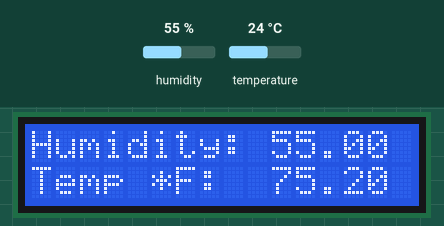
A sketch run on a simulated SparkFun Pro Micro, built with avr-gcc and run on an emulated ATmega32U4. Shown: 16×2 character LCD. Inputs (shaded band) come from the test bench; at power-on: humidity 55 %, temperature 24 °C.

Above: at 2.7 s.
2.8 s: humidity set to 22 %
At 5.1 s:
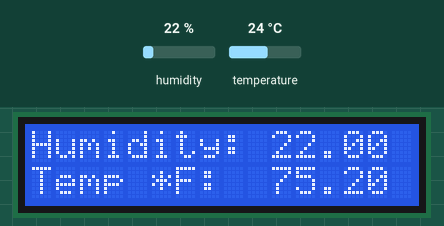
5.8 s: temperature set to 12 °C
At 7.5 s:
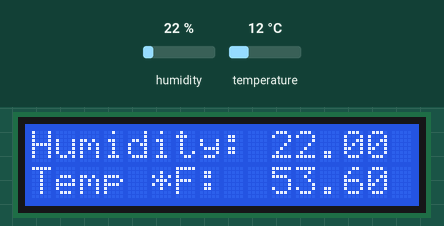
8.8 s: humidity set to 40 %
At 11.2 s:
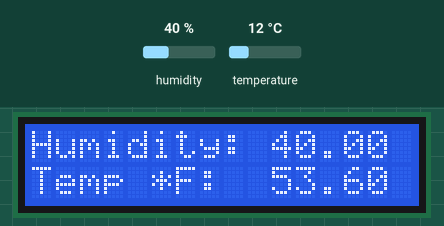
11.8 s: temperature set to 19 °C
At 13.6 s:
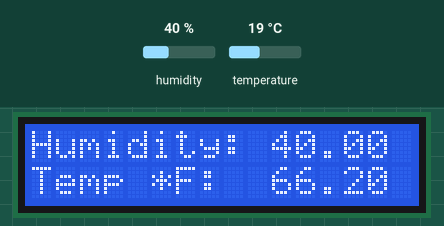
Timing chart, 0 to 15.1 s (numbered marks = the images above; inputs shaded):
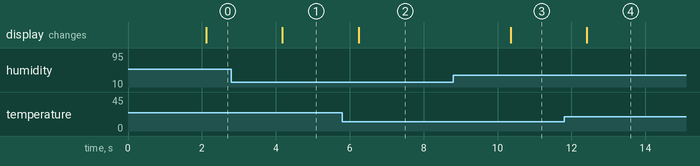

The sketch:

NolanTempSensor.ino
```cpp
// This is developed for Nolan as a project to setup a monitor for his reptil cage


// **** Prerequisites ****
//
// Adafruit sensor library -> https://github.com/adafruit/Adafruit_Sensor
// Adafruit DHT sensor library -> https://github.com/adafruit/DHT-sensor-library
// Liquid Crystal library -> https://bitbucket.org/fmalpartida/new-liquidcrystal/downloads
//
// **** Connections ****
// * GND from Arduino to GND on display
// * GND from Arduino to GND on temp sensor
// * 5V from Arduino to 5V on display
// * 5V from Arduino to 5V on temp sensor
// * 5V from Arduino to resistor ( 10K ohm )
// * resistor to data pin on temp sensor
// * p9 from Arduino to data pin on temp sensor
// * p2 from Arduino to SDA on display
// * p3 from the Ardunio to SCL on display

// power is via the micro-usb port on the ardunio. any USB power will work

// wiring info for the sensor https://learn.adafruit.com/dht/connecting-to-a-dhtxx-sensor
// wiring info for the arduino https://learn.sparkfun.com/tutorials/pro-micro--fio-v3-hookup-guide/hardware-overview-pro-micro


#include <Wire.h>
#include <LCD.h>
#include <LiquidCrystal_I2C.h>
#include "DHT.h"
#define DHTPIN 9     // what digital pin we're connected to

#define DHTTYPE DHT11   // DHT 22  (AM2302), AM2321

DHT dht(DHTPIN, DHTTYPE);
LiquidCrystal_I2C  lcd(0x3F,2,1,0,4,5,6,7); // you need to get the i2c address with i2c scanner

void setup() {
  // uncomment this for troubleshooting
  //Serial.begin(9600);

  dht.begin();

  lcd.setBacklightPin( 3, POSITIVE );
  //lcd.setBacklight(LOW);
  lcd.begin( 16,2 );
  lcd.clear();

}

void loop() {
  // The DHT11 sensor is a bit slow and can only read new temps every
  // 2 seconds. so don't loop faster than that. There is no reason too
  delay(2000);

  // read the temp and humidify
  float h = dht.readHumidity();
  //float t = dht.readTemperature();      // read temp in C
  float t = dht.readTemperature(true);  // read temp in F

  // Check if any reads failed and exit early (to try again).
  if (isnan(h) || isnan(t)) {
    lcd.clear();
    lcd.setCursor(0,0);
    lcd.print("  It blew up!");
    lcd.setCursor(0,1);
    lcd.print("Can't see sensor");

    return;
  }

  // Heat index
  // float hic = dht.computeHeatIndex(f, h);      // heat index in F
  // float hic = dht.computeHeatIndex(t, h, false);  // heat index in C

  lcd.clear();
  lcd.setCursor(0,0);
  lcd.print("Humidity: ");
  lcd.setCursor(10,0);
  lcd.print(h,2);

  lcd.setCursor(0,1);
  lcd.print("Temp *F: ");
  lcd.setCursor(10,1);
  lcd.print(t,2);

  // uncomment these for troubleshooting to the serial monitor
  //Serial.print("Humidity: ");
  //Serial.print(h);
  //Serial.print(" %\t");
  //Serial.print("Temperature: ");
  //Serial.print(t);
  //Serial.print(" *F\n");

}
```

Measured:
- after the input at 2.8 s, the display: changes after 1.4 s (image 1)
- after the input at 5.8 s, the display: changes after 0.44 s (image 2)
- after the input at 8.8 s, the display: changes after 1.6 s (image 3)
- after the input at 11.8 s, the display: changes after 0.61 s (image 4)
